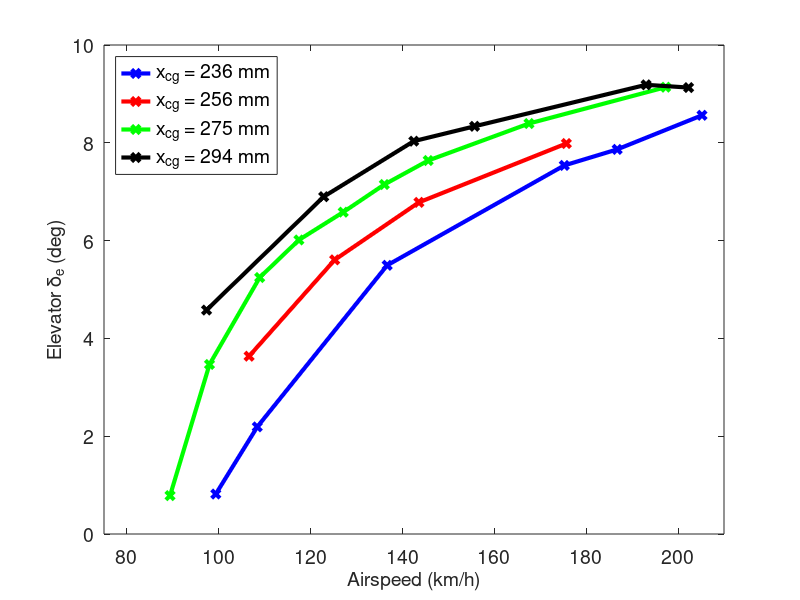

Write the MATLAB code that produced this figure.
load detas

close all
h=axes
plot(v_236,de_236, "linewidth",3,'b-x', ...
     v_256,de_256, "linewidth",3,'r-x', ... 
     v_275,de_275, "linewidth",3,'g-x', ...
     v_294,de_294, "linewidth",3,'k-x')
axis([75 210 0 10])
hy=ylabel('Elevator \delta_e (deg)')
hx=xlabel('Airspeed (km/h)')
hl=legend('x_{cg} = 236 mm', ...
       'x_{cg} = 256 mm', ...
       'x_{cg} = 275 mm', ...
       'x_{cg} = 294 mm',"location",'northwest')
ifont=14
set(h,'FontSize',ifont)
set(hx,'FontSize',ifont)
set(hy,'FontSize',ifont)
set(hl,'FontSize',ifont)
